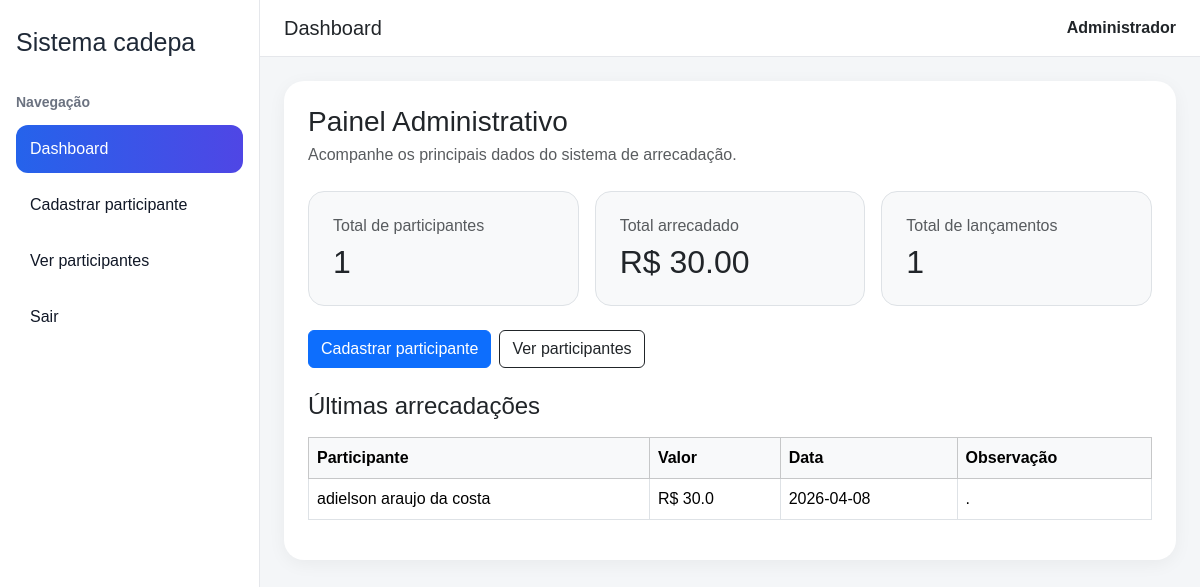
/dashboard (signed in), run on an earlier commit of the app's database.
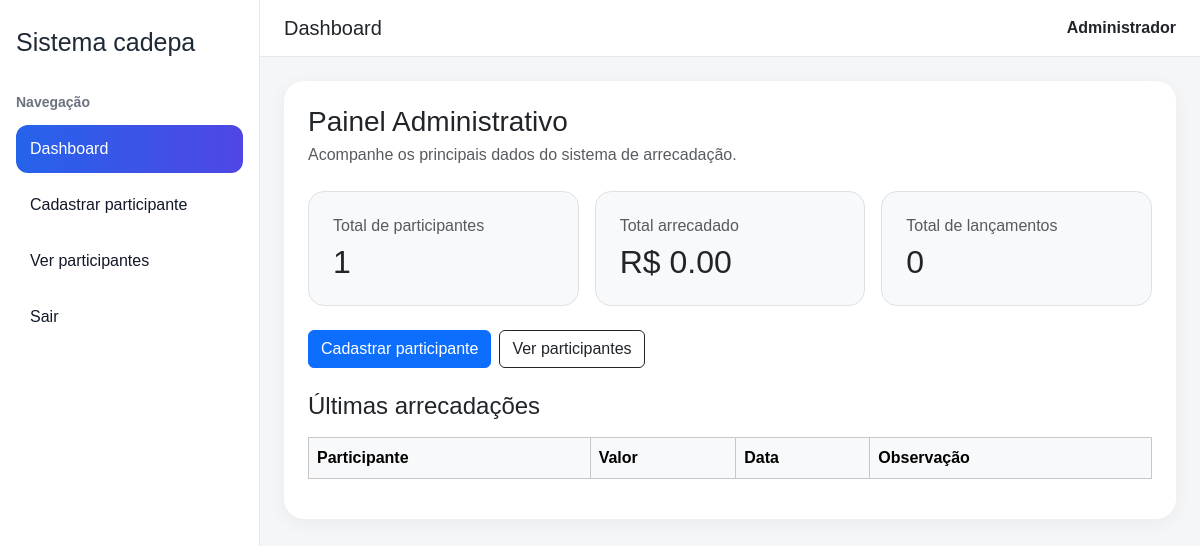
And on a later commit of the database.
### tables this page shows
CREATE TABLE arrecadacoes (
    id INTEGER PRIMARY KEY AUTOINCREMENT,
    participante_id INTEGER NOT NULL,
    valor REAL NOT NULL,
    data_lancamento TEXT NOT NULL,
    observacao TEXT,
    created_at DATETIME DEFAULT CURRENT_TIMESTAMP,
    FOREIGN KEY (participante_id) REFERENCES participantes(id)
);

CREATE TABLE participantes (
    id INTEGER PRIMARY KEY AUTOINCREMENT,
    nome_completo TEXT NOT NULL,
    data_nascimento TEXT,
    cpf TEXT UNIQUE NOT NULL,
    email TEXT,
    numero TEXT,
    nome_mae TEXT,
    congregacao TEXT NOT NULL,
    sexo TEXT,
    cargo_funcao TEXT,
    observacoes TEXT,
    valor_alvo REAL,
    status TEXT DEFAULT 'Em arrecadação',
    created_at DATETIME DEFAULT CURRENT_TIMESTAMP
);

### app.py (the view)
@app.route("/dashboard")
def dashboard():
    if "user_id" not in session:
        return redirect("/login")
    conn = get_db()
    total_participantes = conn.execute("""
        SELECT COUNT(*) AS total FROM participantes
    """).fetchone()["total"]
    total_arrecadado = conn.execute("""
        SELECT COALESCE(SUM(valor), 0) AS total FROM arrecadacoes
    """).fetchone()["total"]
    total_lancamentos = conn.execute("""
        SELECT COUNT(*) AS total FROM arrecadacoes
    """).fetchone()["total"]
    ultimas_arrecadacoes = conn.execute("""
        SELECT arrecadacoes.*, participantes.nome_completo
        FROM arrecadacoes
        JOIN participantes ON participantes.id = arrecadacoes.participante_id
        ORDER BY arrecadacoes.id DESC
        LIMIT 5
    """).fetchall()
    conn.close()
    return render_template(
        "dashboard.html",
        total_participantes=total_participantes,
        total_arrecadado=total_arrecadado,
        total_lancamentos=total_lancamentos,
        ultimas_arrecadacoes=ultimas_arrecadacoes
    )

### app.py (called while the page is built)
def get_db():
    conn = sqlite3.connect("database/banco.db")
    conn.row_factory = sqlite3.Row
    return conn

### templates/dashboard.html (shortened to what this page needs)
{% extends "base.html" %}
{% block page_title %}Dashboard{% endblock %}
{% block page_content %}
<div class="mb-4">
    <h3 class="mb-1">Painel Administrativo</h3>
    <p class="text-muted mb-0">Acompanhe os principais dados do sistema de arrecadação.</p>
</div>
<div class="row g-3 mb-4">
    <div class="col-md-4">
        <div class="p-4 bg-light border rounded-4">
            <h6 class="text-muted mb-2">Total de participantes</h6>
            <h2 class="mb-0">{{ total_participantes }}</h2>
        </div>
    </div>
    <div class="col-md-4">
        <div class="p-4 bg-light border rounded-4">
            <h6 class="text-muted mb-2">Total arrecadado</h6>
            <h2 class="mb-0">R$ {{ "%.2f"|format(total_arrecadado) }}</h2>
        </div>
    </div>
    <div class="col-md-4">
        <div class="p-4 bg-light border rounded-4">
            <h6 class="text-muted mb-2">Total de lançamentos</h6>
            <h2 class="mb-0">{{ total_lancamentos }}</h2>
        </div>
    </div>
</div>
<div class="d-flex flex-wrap gap-2 mb-4">
    <a href="/participantes/cadastrar" class="btn btn-primary">Cadastrar participante</a>
    <a href="/participantes" class="btn btn-outline-dark">Ver participantes</a>
</div>
<h4 class="mb-3">Últimas arrecadações</h4>
<div class="table-responsive">
    <table class="table table-bordered table-hover align-middle">
        <thead class="table-light">
            <tr>
                <th>Participante</th>
                <th>Valor</th>
                <th>Data</th>
                <th>Observação</th>
            </tr>
        </thead>
        <tbody>
            {% for a in ultimas_arrecadacoes %}
            <tr>
                <td>{{ a.nome_completo }}</td>
                <td>R$ {{ a.valor }}</td>
                <td>{{ a.data_lancamento }}</td>
                <td>{{ a.observacao }}</td>
            </tr>
            {% endfor %}
        </tbody>
    </table>
</div>
{% endblock %}

What changed in the data, as far as the page shows it:
removed arrecadacoes: nome_completo "adielson araujo da costa", valor "30.0", data_lancamento "2026-04-08", observacao "."
Also different on the page:
{{ "%.2f"|format(total_arrecadado) }}: "30.00" → "0.00"
{{ total_lancamentos }}: "1" → "0"
